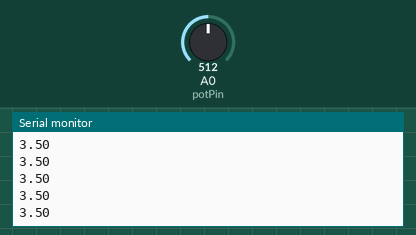
The sketch below on a simulated Arduino Uno, built with avr-gcc and run on an emulated ATmega328P. Shown: the last lines printed to the serial monitor. The test bench sets the inputs (shaded band); at power-on: A0 (potPin) = 512.

Above: at 1.2 s.
1.3 s: A0 (potPin) set to 716
At 1.72 s:
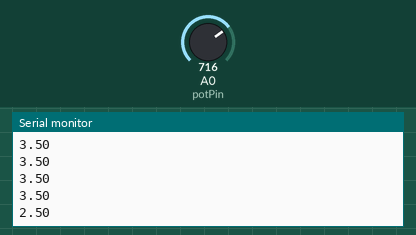
2.8 s: A0 (potPin) set to 900
At 3.6 s:
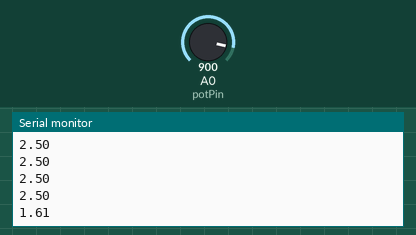
Timing chart, 0 to 5.8 s (numbered marks = the images above; inputs shaded):
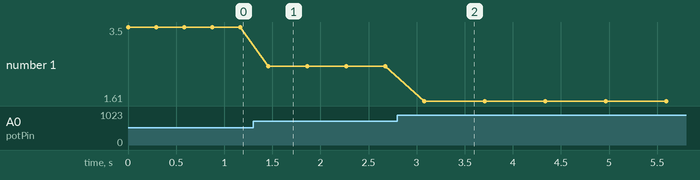

The sketch:

Pacemaker_Potentiometer.ino
```cpp
// Pacemaker w/ Potentiometer
int txPin = 3;
int rxPin = 4;
int potPin = 0;

float fps = 6;

void setup() {
  pinMode(txPin,OUTPUT);
  pinMode(rxPin,INPUT);
  Serial.begin(9600);
}

void loop() {
  int potVal = analogRead(potPin);

  fps = 5.0 * ((1024.0 - potVal) / 1024.0) + 1.0;
  Serial.println(fps);


  // send 3 pulses
  for(int i = 0; i< 3; i++){
    digitalWrite(txPin,HIGH);
    delayMicroseconds(1000);
    digitalWrite(txPin,LOW);
    delayMicroseconds(1000);
  }

  // wait til next frame
  delay(1000.0/fps);
}
```

Measured:
- after the input at 1.3 s, the serial monitor: prints a new line after 0.16 s (image 1)
- after the input at 2.8 s, the serial monitor: prints a new line after 0.28 s (image 2)
- plotted number 1: 3.5 → 2.5 after the input at 1.3 s, 2.5 → 1.61 after the input at 2.8 s
